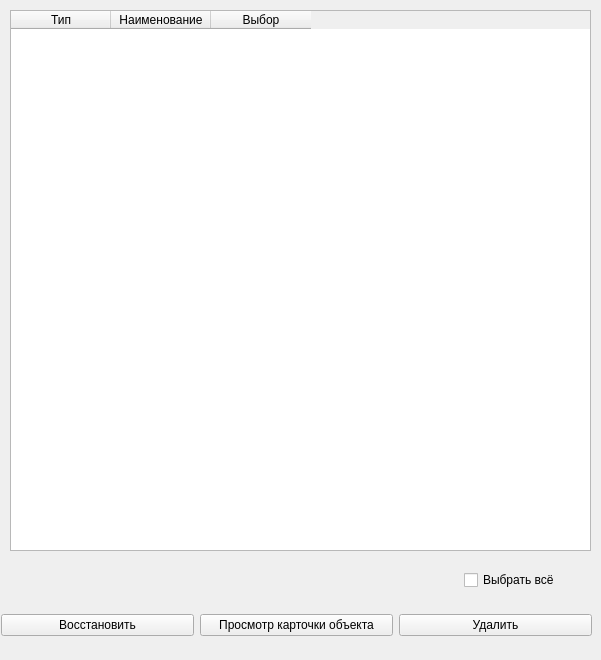
      <widget class="QWidget" name="tab_basket">
       <property name="contextMenuPolicy">
        <enum>Qt::ContextMenuPolicy::PreventContextMenu</enum>
       </property>
       <property name="toolTipDuration">
        <number>-1</number>
       </property>
       <attribute name="icon">
        <iconset resource="res1.qrc">
         <normaloff>:/icons/bin (2).png</normaloff>:/icons/bin (2).png</iconset>
       </attribute>
       <attribute name="title">
        <string/>
       </attribute>
       <widget class="QTableWidget" name="trash_table">
        <property name="geometry">
         <rect>
          <x>10</x>
          <y>10</y>
          <width>581</width>
          <height>541</height>
         </rect>
        </property>
        <column>
         <property name="text">
          <string>Тип</string>
         </property>
        </column>
        <column>
         <property name="text">
          <string>Наименование</string>
         </property>
        </column>
        <column>
         <property name="text">
          <string>Выбор</string>
         </property>
        </column>
       </widget>
       <widget class="QCheckBox" name="trash_select_all_checkbox">
        <property name="geometry">
         <rect>
          <x>464</x>
          <y>570</y>
          <width>121</width>
          <height>20</height>
         </rect>
        </property>
        <property name="styleSheet">
         <string notr="true"/>
        </property>
        <property name="text">
         <string>Выбрать всё</string>
        </property>
       </widget>
       <widget class="QWidget" name="layoutWidget">
        <property name="geometry">
         <rect>
          <x>1</x>
          <y>600</y>
          <width>591</width>
          <height>51</height>
         </rect>
        </property>
        <layout class="QHBoxLayout" name="horizontalLayout_4">
         <item>
          <widget class="QPushButton" name="basket_pushButton_recover">
           <property name="text">
            <string>Восстановить</string>
           </property>
          </widget>
         </item>
         <item>
          <widget class="QPushButton" name="basket_pushButton_view">
           <property name="text">
            <string>Просмотр карточки объекта</string>
           </property>
          </widget>
         </item>
         <item>
          <widget class="QPushButton" name="basket_pushButton_delete">
           <property name="text">
            <string>Удалить</string>
           </property>
          </widget>
         </item>
        </layout>
       </widget>
      </widget>
